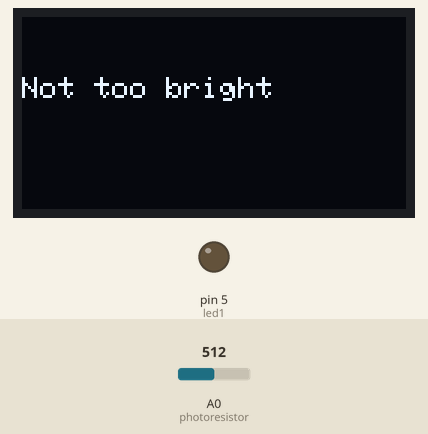
This sketch was run on a simulated Arduino Uno, built with avr-gcc and run on an emulated ATmega328P. Shown: 128×64 one-colour display, output pins drawn as LEDs (lit = HIGH). The inputs (shaded band) are chosen by the test bench; at power-on: A0 (photoresistor) = 512.

Above: at 1.3 s.
1.4 s: A0 (photoresistor) set to 110
2.9 s: A0 (photoresistor) set to 95
At 4.0 s:
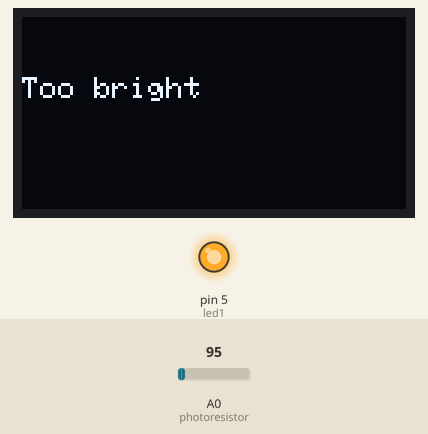
4.7 s: A0 (photoresistor) set to 122
At 5.7 s:
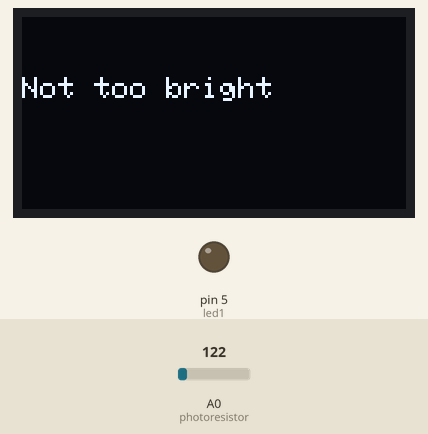
6.3 s: A0 (photoresistor) set to 90
At 7.5 s:
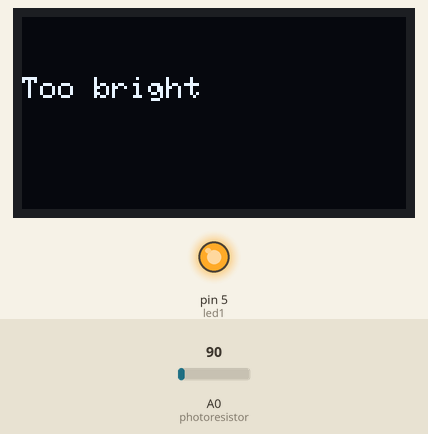
7.8 s: A0 (photoresistor) set to 22
9.3 s: A0 (photoresistor) set to 19
At 9.9 s:
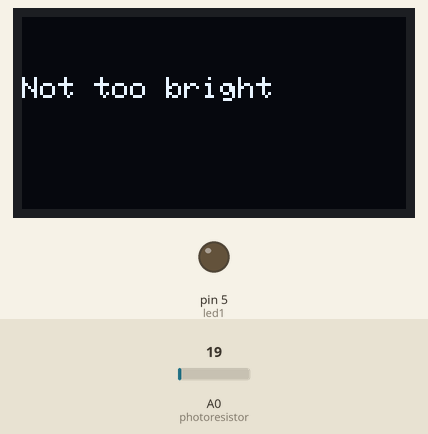
Timing chart, 0 to 12.0 s (numbered marks = the images above; inputs shaded):
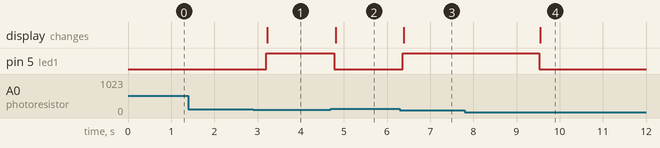

The sketch:

w_6.2_LED_lights_up_when_light_intensity_is_between_20_to_10.ino
```cpp
#include<SPI.h>                                                               //call libraries
#include<Wire.h>
#include<Adafruit_GFX.h>
#include<Adafruit_SSD1306.h>

#define OLED_RESET 4                                                          //allows us to define the OLED's status. (Fixed Command)
Adafruit_SSD1306 display = Adafruit_SSD1306(128, 64, &Wire, OLED_RESET);      //to tell the ardruino to turn on the function for the OLED to display any character

int photoresistor = A0;
int led1 = 5;
int sensorvalue = 0;


void setup() {                                      //OLED screen use void setup only. void loop is focussed more for other components
  Serial.begin(9600);                               //this serial begin is for the OLED screen (OLED baud rate) because some components need the baud rate to work. Not for the serial monitor.
  display.begin(SSD1306_SWITCHCAPVCC, 0x3C);        //Address 0x3C for 128x64. For the ardruino to begin to display any character
  display.setTextColor(SSD1306_WHITE);              //Determines colour of text
  display.setTextSize(1);                           //Determines text size (got size 1-8)
  display.setCursor(0,0);                           //starting coordinate for the first character
  display.clearDisplay();                           //Clears everything on the OLED screen. Commonly used before we start writing anything.(Put first at the beginning of the coding)

  pinMode(led1, OUTPUT);
  pinMode(photoresistor, INPUT);
}


void loop() {
  sensorvalue = analogRead(photoresistor);          //reads the value from the sensor

  if(sensorvalue > 20 && sensorvalue < 100){        //if sensorvalue is 21 to 99
    digitalWrite(led1, HIGH);                       //ON the LED
    display.clearDisplay();                         //Clears everything on the OLED screen. Commonly used before we start writing anything.(Put first at the beginning of the coding)
    display.setCursor(0,20);                        //starting coordinate for the character
    display.setTextSize(1);                         //Determines text size (got size 1-8)
    display.print("Too bright");                    //Prints this text onto OLED screen
    display.display();                              //Displays the text in the OLED screen
  }
  else{                                             //else, if sensor value is other than 21 to 99
    digitalWrite(led1, LOW);                        //LED is OFF
    display.clearDisplay();                         //Clears everything on the OLED screen
    display.setCursor(0,20);                        //starting coordinate for the character
    display.setTextSize(1);                         //Determines text size (got size 1-8)
    display.print("Not too bright");                //Prints this text onto OLED screen
    display.display();                              //Displays the text in the OLED screen
  }
  delay(500);                                       //delay of 0.5 seconds for ease of viewing
}

   // display word on OLED screen
   // led lights up when light intensity is above 20 and below 100, and OFF's otherwise
   // teacher's flow
```

Measured:
- the behaviour switches between 100 and 99 on A0 (photoresistor) (found by bisection; images 0 and 1)
- the behaviour switches between 21 and 20 on A0 (photoresistor) (found by bisection; images 3 and 4)
- after the input at 1.4 s, every drawn part: stays the same
- after the input at 2.9 s, pin 5 (led1): LOW → HIGH after 0.30 s; the display: changes after 0.33 s (image 1)
- after the input at 4.7 s, pin 5 (led1): HIGH → LOW after 0.08 s; the display: changes after 0.11 s (image 2)
- after the input at 6.3 s, pin 5 (led1): LOW → HIGH after 0.06 s; the display: changes after 0.09 s (image 3)
- after the input at 7.8 s, every drawn part: stays the same
- after the input at 9.3 s, pin 5 (led1): HIGH → LOW after 0.23 s; the display: changes after 0.26 s (image 4)
